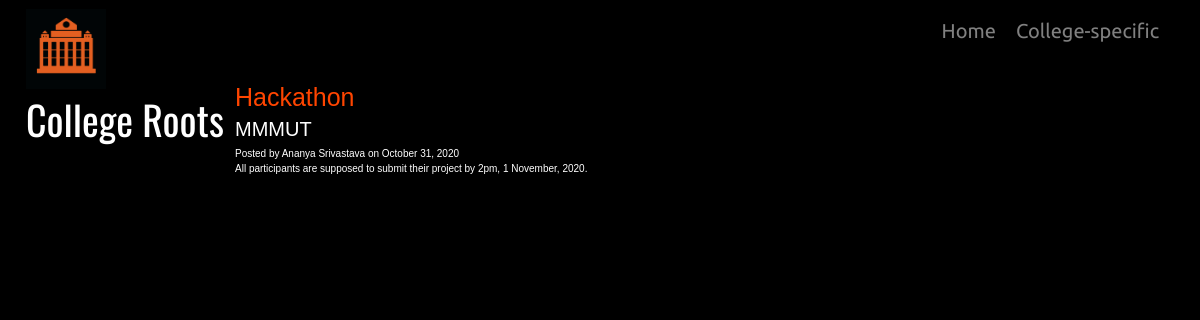
/post1/2, run on the app's committed database.
### app.py (models this page shows)
class teo(db.Model):
 __bind_key__ ='teo'
 id = db.Column(db.Integer, primary_key=True)
 title = db.Column(db.String(50))
 subtitle = db.Column(db.String(50))
 author = db.Column(db.String(20))
 date_posted = db.Column(db.DateTime)
 content = db.Column(db.Text)

### app.py (the view)
@app.route('/post1/<int:post_id>')
def post1(post_id):
    post = teo.query.filter_by(id=post_id).one()
    return render_template('post1.html', post=post)

### templates/post1.html (shortened to what this page needs)
<!DOCTYPE html>
<html lang="en">
  <head>
    <link rel="stylesheet" href="bootstrap.min.css">
    <link rel="stylesheet" href="https://maxcdn.bootstrapcdn.com/bootstrap/4.5.2/css/bootstrap.min.css">
    <link rel="stylesheet" href="{{ url_for('static', filename='main.css')}}">
    <link rel="stylesheet" href="https://cdnjs.cloudflare.com/ajax/libs/font-awesome/4.7.0/css/font-awesome.min.css">
  </head>
  <body>
    <nav class="navbar navbar-expand-lg navbar-dark ">
      <a href="{{ url_for('home') }}" class="navbar-brand cr">
      <img class="logoo" src="{{ url_for('static', filename='logoo.png')}}">
      College Roots</a>
      <div class="collapse navbar-collapse" id="myMenu">
      <ul class="navbar-nav ml-auto">
        <li class="nav-item"><a href="{{ url_for('option') }}" class="nav-link option">Home</a></li>
        <li class="nav-item"><a href="{{ url_for('collegespecific') }}" class="nav-link option">College-specific</a></li>
      </ul>
      </div>
   </nav>
      <div class="container mt-3">
        <div class="row">
          <div class="col-lg-8 col-md-10 col-sm-12 mx-auto light">
            <div class="post-heading">
              <h1 class="orange">{{ post.title }}</h1>
              <h2 class="subheading" style="color:white">{{ post.subtitle }}</h2>
              <span class="meta" style="color:white">Posted by
                {{ post.author }}
                on {{ post.date_posted.strftime('%B %d, %Y') }}</span>
            </div>
          </div>
        </div>
      </div>
    <article>
      <div class="container">
        <div class="row">
          <div class="col-lg-8 col-md-10 col-sm-12 mx-auto" style="color:white">
            <p class="light" style="color:white">{{ post.content|safe }}</p>
          </div>
        </div>
      </div>
    </article>
  </body>
</html>

### static/main.css (style rules this page uses)
body { margin:0; padding:0; font-family: sans-serif; background-color: black; }
.light { color: white; }
.orange { color: #FF4500; }
a { text-decoration: none; padding:10px; }
.option { margin-right: 10px; font-size: 20px; font-family: 'Ubuntu', sans-serif; color:#FF4500; }
.cr { font-family: 'Oswald', sans-serif; font-size: 40px; color:black; }
.logoo { width:80px; height:80px; margin-top:0px; }

### data on the page
teo: title "Hackathon", subtitle "MMMUT", author "Ananya Srivastava", date_posted "October 31, 2020", content "All participants are supposed to submit their project by 2pm, 1 November, 2020."
